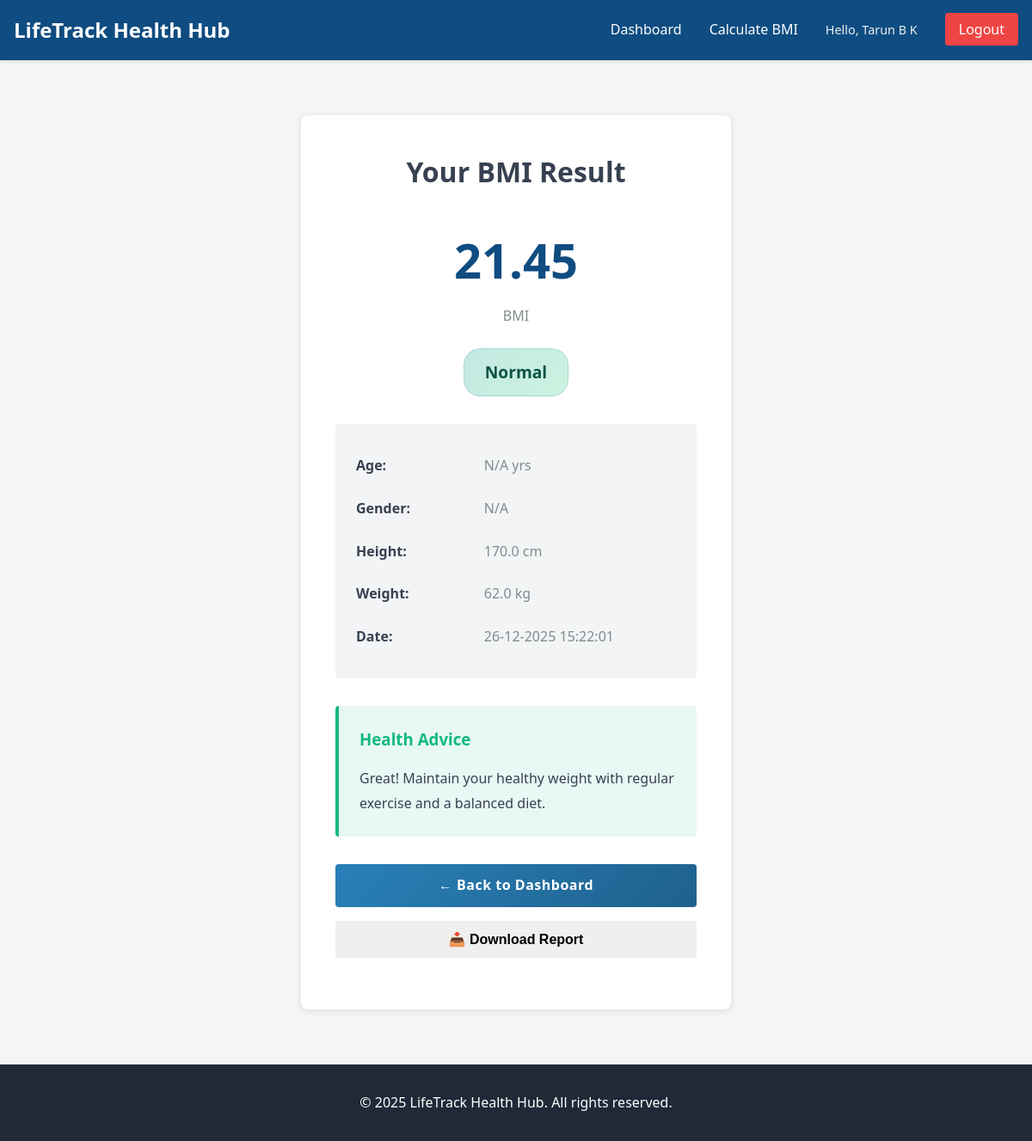
Page /result/58 (signed in) on the committed database.
### tables this page shows
CREATE TABLE bmi_records (
            id INTEGER PRIMARY KEY AUTOINCREMENT,
            patient_id INTEGER NOT NULL,
            height REAL NOT NULL,
            weight REAL NOT NULL,
            bmi REAL NOT NULL,
            category TEXT NOT NULL,
            date TIMESTAMP DEFAULT CURRENT_TIMESTAMP, age INTEGER, gender TEXT,
            FOREIGN KEY (patient_id) REFERENCES users(id)
        );

### app.py (the view)
@app.route('/result/<int:record_id>')
@login_required
def result(record_id):
    db = get_db()
    cursor = db.cursor()
    cursor.execute(
        'SELECT * FROM bmi_records WHERE id = ? AND patient_id = ?',
        (record_id, session['user_id'])
    )
    record = cursor.fetchone()
    db.close()
    if not record:
        return redirect(url_for('dashboard'))
    advice = get_health_advice(record['category'])
    formatted_date = format_date_display(record['date'])
    return render_template('result.html', record=record, advice=advice, formatted_date=formatted_date)

### app.py (called while the page is built)
def format_date_display(date_str):
    try:
        if isinstance(date_str, str):
            dt = datetime.fromisoformat(date_str.replace('Z', '+00:00')) if 'T' in date_str else datetime.strptime(date_str, '%Y-%m-%d %H:%M:%S')
            if dt.tzinfo is None:
                dt = dt.replace(tzinfo=timezone.utc)
            dt_ist = dt.astimezone(IST)
        else:
            dt_ist = date_str.astimezone(IST) if date_str.tzinfo else date_str.replace(tzinfo=timezone.utc).astimezone(IST)
        return dt_ist.strftime('%d-%m-%Y %H:%M:%S')
    except Exception as e:
        print(f"DEBUG: Date format error: {e}")
        return str(date_str)[:19]

def get_db():
    db = sqlite3.connect(DATABASE)
    db.row_factory = sqlite3.Row
    return db

def login_required(f):
    @wraps(f)
    def decorated_function(*args, **kwargs):
        if 'user_id' not in session:
            return redirect(url_for('login'))
        return f(*args, **kwargs)
    return decorated_function

def get_health_advice(category):
    advice = {
        'Underweight': 'Consider consulting a healthcare professional. A balanced diet with adequate calories and nutrients is important.',
        'Normal': 'Great! Maintain your healthy weight with regular exercise and a balanced diet.',
        'Overweight': 'Consider a healthier lifestyle with regular physical activity and a balanced diet. Consult a healthcare provider if needed.',
        'Obese': 'It is highly recommended to consult a healthcare professional for personalized advice on weight management.'
    }
    return advice.get(category, '')

### templates/result.html (shortened to what this page needs)
{% extends "base.html" %}
{% block content %}
<div class="result-container">
    <div class="result-card">
        <h1>Your BMI Result</h1>
        <div class="result-display">
            <div class="bmi-value">
                <span class="value">{{ record['bmi'] }}</span>
                <span class="label">BMI</span>
            </div>
            <div class="bmi-category">
                <span class="badge badge-{{ record['category'].lower().replace(' ', '-') }} badge-large">
                    {{ record['category'] }}
                </span>
            </div>
        </div>
        <div class="result-details">
            <table class="details-table">
                <tr>
                    <td class="detail-label">Age:</td>
                    <td class="detail-value">{{ record['age'] if record['age'] else 'N/A' }} yrs</td>
                </tr>
                <tr>
                    <td class="detail-label">Gender:</td>
                    <td class="detail-value">{{ record['gender'] if record['gender'] else 'N/A' }}</td>
                </tr>
                <tr>
                    <td class="detail-label">Height:</td>
                    <td class="detail-value">{{ record['height'] }} cm</td>
                </tr>
                <tr>
                    <td class="detail-label">Weight:</td>
                    <td class="detail-value">{{ record['weight'] }} kg</td>
                </tr>
                <tr>
                    <td class="detail-label">Date:</td>
                    <td class="detail-value">{{ formatted_date }}</td>
                </tr>
            </table>
        </div>
        <div class="health-advice">
            <h3>Health Advice</h3>
            <p>{{ advice }}</p>
        </div>
        <div class="result-actions">
            <a href="{{ url_for('dashboard') }}" class="btn btn-primary">
                ← Back to Dashboard
            </a>
            <button id="createInvoiceBtn" class="btn btn-success" title="Download your health report PDF">
                📥 Download Report
            </button>
        </div>
    </div>
</div>
{% endblock %}

### static/css/style.css (style rules this page uses)
* { margin: 0; padding: 0; box-sizing: border-box; }
:root { --primary-color: #0F4C81; --secondary-color: #1BA098; --danger-color: #EF4444; --warning-color: #F59E0B; --info-color: #3B82F6; --light-gray: #F3F4F6; --dark-gray: #1F2937; --text-color: #374151; --border-color: #D1D5DB; --success-color: #10B981; --error-color: #EF4444; }
html, body { height: 100%; }
body { font-family: 'Segoe UI', Tahoma, Geneva, Verdana, sans-serif; line-height: 1.6; color: var(--text-color); background-color: #f5f5f5; }
a { text-decoration: none; color: var(--primary-color); transition: color 0.3s ease; }
.btn { padding: 0.75rem 1.5rem; border: none; border-radius: 4px; font-size: 1rem; cursor: pointer; transition: all 0.3s ease; display: inline-block; text-align: center; font-weight: 600; }
.btn-primary { background: linear-gradient(135deg, #2980b9 0%, #1f618d 100%); color: white; font-weight: 600; letter-spacing: 0.5px; position: relative; overflow: hidden; }
.btn-primary::before { content: ''; position: absolute; top: 0; left: -100%; width: 100%; height: 100%; background: linear-gradient(90deg, transparent, rgba(255, 255, 255, 0.2), transparent); transition: left 0.5s; }
.badge { background: linear-gradient(135deg, rgba(41, 128, 185, 0.1) 0%, rgba(46, 204, 113, 0.05) 100%); border: 1px solid rgba(41, 128, 185, 0.2); padding: 0.5rem 1rem; border-radius: 20px; font-size: 0.85rem; color: #1a4d6d; font-weight: 600; transition: all 0.3s ease; }
table { width: 100%; border-collapse: collapse; }
table th, table td { padding: 1rem; text-align: left; border-bottom: 1px solid var(--border-color); }
.badge { display: inline-block; padding: 0.35rem 0.75rem; border-radius: 20px; font-size: 0.85rem; font-weight: 600; }
.badge-normal { background-color: #d5f4e6; color: #0b5345; }
.badge-large { font-size: 1.2rem; padding: 0.75rem 1.5rem; }
.result-container { display: flex; justify-content: center; padding: 2rem 0; }
.result-card { background: white; border-radius: 8px; box-shadow: 0 2px 10px rgba(0,0,0,0.1); padding: 2.5rem; width: 100%; max-width: 500px; }
.result-card h1 { text-align: center; margin-bottom: 2rem; }
.result-display { text-align: center; margin-bottom: 2rem; }
.bmi-value { display: flex; flex-direction: column; align-items: center; margin-bottom: 1.5rem; }
.bmi-value .value { font-size: 3.5rem; font-weight: bold; color: var(--primary-color); }
.bmi-value .label { font-size: 1rem; color: #7f8c8d; margin-top: 0.5rem; }
.bmi-category { margin-bottom: 2rem; }
.result-details { background-color: var(--light-gray); padding: 1.5rem; border-radius: 4px; margin-bottom: 2rem; }
.details-table { width: 100%; }
.details-table tr td { padding: 0.75rem 0; border: none; }
.detail-label { font-weight: 600; color: var(--text-color); width: 40%; }
.detail-value { color: #7f8c8d; }
.health-advice { background-color: #e8f8f5; border-left: 4px solid var(--success-color); padding: 1.5rem; border-radius: 4px; margin-bottom: 2rem; }
.health-advice h3 { margin-bottom: 1rem; color: var(--success-color); }
.health-advice p { line-height: 1.8; color: var(--text-color); }
.result-actions { display: flex; gap: 1rem; flex-direction: column; }
.result-actions .btn { text-align: center; }

### rows in the picture
bmi_records: bmi "21.45", category "Normal", height "170.0", weight "62.0"

### other values in the picture
{{ session.get('user_name') }} "Tarun B K"
{{ record['age'] if record['age'] else 'N/A' }} "N/A"
{{ record['gender'] if record['gender'] else 'N/A' }} "N/A"
{{ advice }} "Great! Maintain your healthy weight with regular exercise and a balanced diet."
